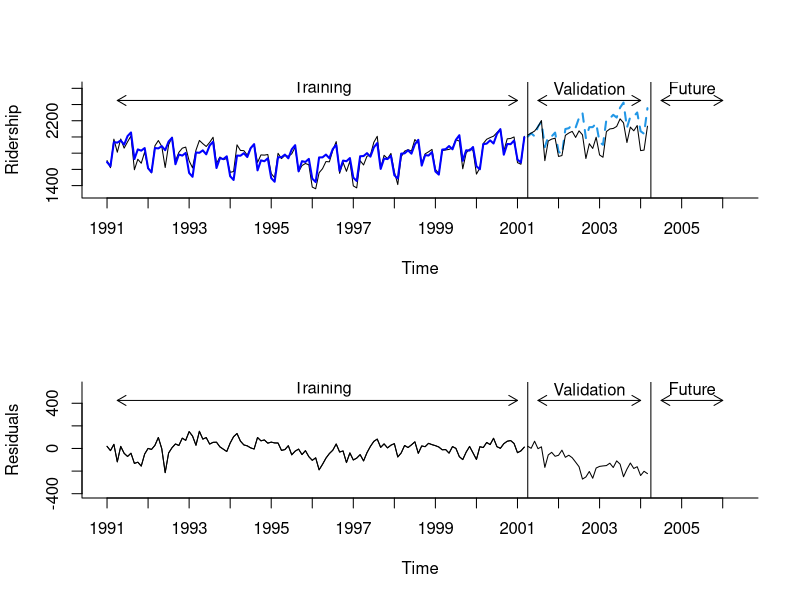

R code for this plot:
library(forecast)
library(zoo)

Amtrak.data <- read.csv("Amtrak data.csv")
ridership.ts <- ts(Amtrak.data$Ridership, start = c(1991, 1), end = c(2004, 3), freq = 12)

nValid <- 36
nTrain <- length(ridership.ts) - nValid
train.ts <- window(ridership.ts, start = c(1991, 1), end = c(1991, nTrain))
valid.ts <- window(ridership.ts, start = c(1991, nTrain + 1), end = c(1991, nTrain + nValid))

train.lm.trend.season <- tslm(train.ts ~ trend + I(trend^2) + season)
train.lm.trend.season.pred <- forecast(train.lm.trend.season, h = nValid, level = 0)

# Table 6-4
summary(train.lm.trend.season)

# Figure 6-7
par(mfrow = c(2,1))
plot(train.lm.trend.season.pred, ylim = c(1300, 2625),  ylab = "Ridership", xlab = "Time", bty = "l", xaxt = "n", xlim = c(1991,2006.25), main = "", flty = 2)
axis(1, at = seq(1991, 2006, 1), labels = format(seq(1991, 2006, 1)))
lines(train.lm.trend.season.pred$fitted, lwd = 2, col = "blue")
lines(valid.ts)
lines(c(2004.25 - 3, 2004.25 - 3), c(0, 3500)) 
lines(c(2004.25, 2004.25), c(0, 3500))
text(1996.25, 2600, "Training")
text(2002.75, 2600, "Validation")
text(2005.25, 2600, "Future")
arrows(2004 - 3, 2450, 1991.25, 2450, code = 3, length = 0.1, lwd = 1,angle = 30)
arrows(2004.5 - 3, 2450, 2004, 2450, code = 3, length = 0.1, lwd = 1,angle = 30)
arrows(2004.5, 2450, 2006, 2450, code = 3, length = 0.1, lwd = 1, angle = 30)

plot(train.lm.trend.season.pred$residuals, ylim = c(-400, 550),  ylab = "Residuals", xlab = "Time", bty = "l", xaxt = "n", xlim = c(1991,2006.25), main = "")
axis(1, at = seq(1991, 2006, 1), labels = format(seq(1991, 2006, 1)))
lines(train.ts - train.lm.trend.season.pred$fitted)
lines(valid.ts - train.lm.trend.season.pred$mean)
lines(c(2004.25 - 3, 2004.25 - 3), c(-500, 3500))
lines(c(2004.25, 2004.25), c(-500, 3500))
text(1996.25, 525, "Training")
text(2002.75, 525, "Validation")
text(2005.25, 525, "Future")
arrows(2004 - 3, 425, 1991.25, 425, code = 3, length = 0.1, lwd = 1,angle = 30)
arrows(2004.5 - 3, 425, 2004, 425, code = 3, length = 0.1, lwd = 1,angle = 30)
arrows(2004.5, 425, 2006, 425, code = 3, length = 0.1, lwd = 1, angle = 30)


